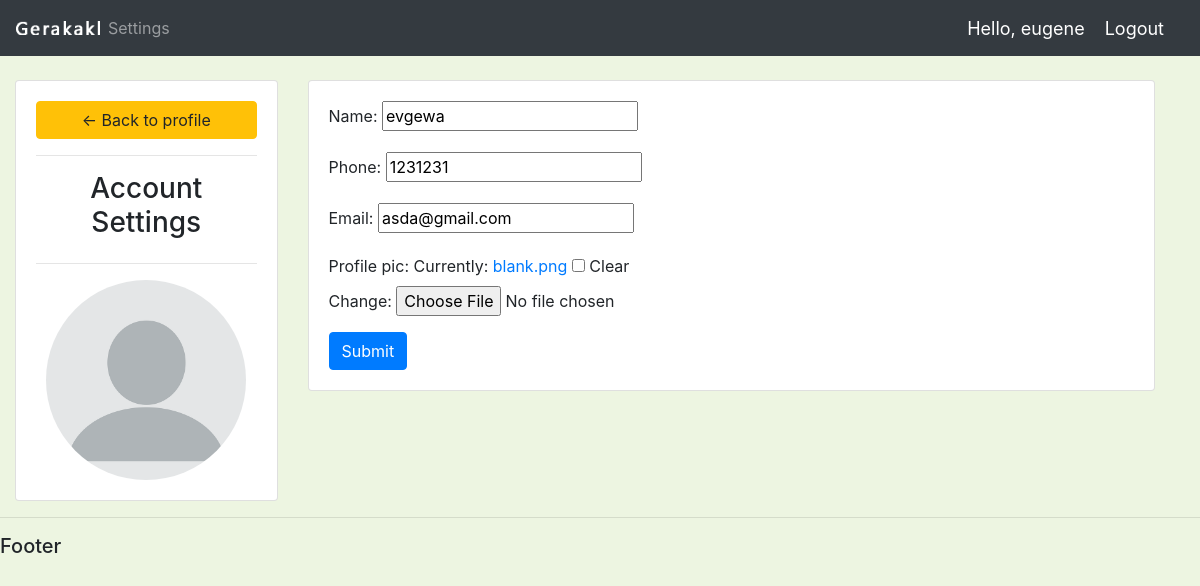
/account/ (signed in), run on the app's committed database.
### accounts/models.py (models this page shows, shortened)
class Customer(models.Model):
    user = models.OneToOneField(User, null=True, blank=True, on_delete=models.CASCADE)
    name = models.CharField(max_length=200, null=True)
    phone = models.CharField(max_length=200, null=True)
    email = models.CharField(max_length=200, null=True)
    profile_pic = models.ImageField(default="blank.png", null=True, blank=True)
    date_created = models.DateTimeField(auto_now_add=True, null=True)

### accounts/decorators.py (the view)
        def wrapper_func(request, *args, **kwargs):
            group = None
            if request.user.groups.exists():
                group = request.user.groups.all()[0].name
            if group in allowed_roles:
                return view_func(request, *args, **kwargs)
            else:
                return HttpResponse('You are not authorized to view this page')

### accounts/forms.py
class CustomerForm(ModelForm):
    class Meta:
        model = Customer
        fields = '__all__'
        exclude = ['user']

### accounts/views.py (called while the page is built)
@login_required(login_url='login')
@allowed_users(allowed_roles=['customer'])
def accountSettings(request):
    customer = request.user.customer
    form = CustomerForm(instance=customer)
    if request.method == 'POST':
        form = CustomerForm(request.POST, request.FILES, instance=customer)
        if form.is_valid():
            form.save()
    context = {'form':form}
    return render(request, 'accounts/account_settings.html', context)

### accounts/templates/accounts/account_settings.html (shortened to what this page needs)
{% extends 'accounts/main.html' %}
{% load static %}
{% block content %}
<br>
<div class="container-fluid row">
    <div class="col-md-3">
        <div class="card card-body">
            <a class="btn btn-warning" href="{% url 'home'%}">
                &#8592; Back to profile</a>
            <hr>
            <h3 style="text-align: center">Account Settings</h3>
            <hr>
            <img class="profile-pic" src="{{ request.user.customer.profile_pic.url}}" >
        </div>
    </div>
    <div class="col-md-9">
        <div class="card card-body">
            <form method="POST" action="" enctype="multipart/form-data">
                {{ form.as_p }}
                <input class="btn btn-primary" type="submit" name="Update Information">
            </form>
        </div>
    </div>
</div>
{% endblock %}

### accounts/templates/accounts/navbar.html (shortened to what this page needs)
{% load static %}
<nav class="navbar navbar-expand-lg navbar-dark bg-dark">
    <img src="{% static 'images/logo.png'%}" style="width: 7vw; min-width: 3px;" >
    <div class="collapse navbar-collapse" id="navbarNav">
        <ul class="navbar-nav">
            {% if request.user.is_staff %}
            <li class="nav-item active">
                <a class="nav-link" href="{% url 'home' %}">Dashboard</a>
            </li>
            <li class="nav-item">
                <a class="nav-link" href="{% url 'products' %}">Products</a>
            </li>
            {% else %}
            <li class="nav-item">
                <a class="nav-link" href="{% url 'account' %}">Settings</a>
            </li>
            {% endif %}
        </ul>
    </div>
    <span class="hello-msg">Hello, {{request.user}}</span>
    <span><a class="hello-msg" href="{% url 'logout' %}">Logout</a></span>
</nav>

### static/css/main.css (style rules this page uses)
body { background-color: #edf5e1; }

### accounts/templates/accounts/navbar.html (style rules this page uses)
.hello-msg { font-size: 18px; color: #fff; margin-right: 20px; }

### accounts/templates/accounts/account_settings.html (style rules this page uses)
.profile-pic { max-width: 200px; max-height: 200px; margin: 0 auto; border-radius: 50%; }

### data on the page
Customer: name "evgewa", phone "1231231", email "asda@gmail.com"

### other printed values
{{ request.user }} "eugene"
